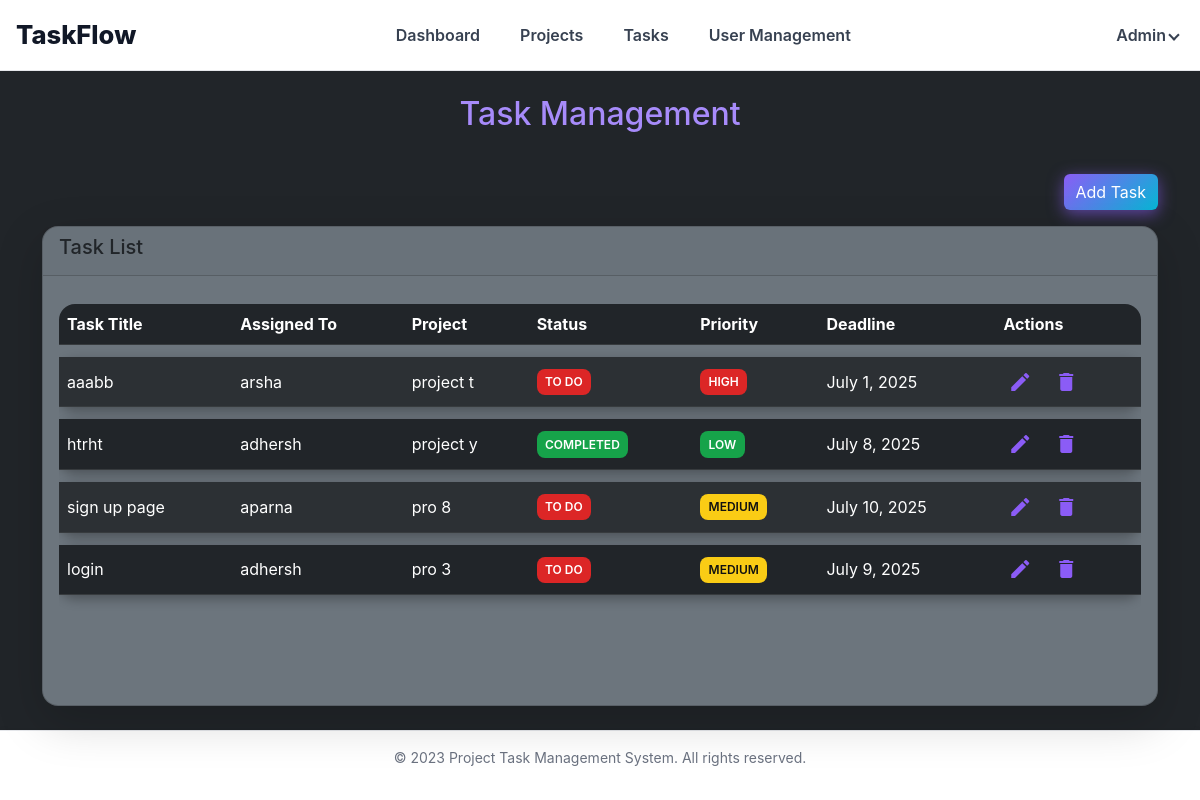
The page /admin_task/ on the database as committed earlier.
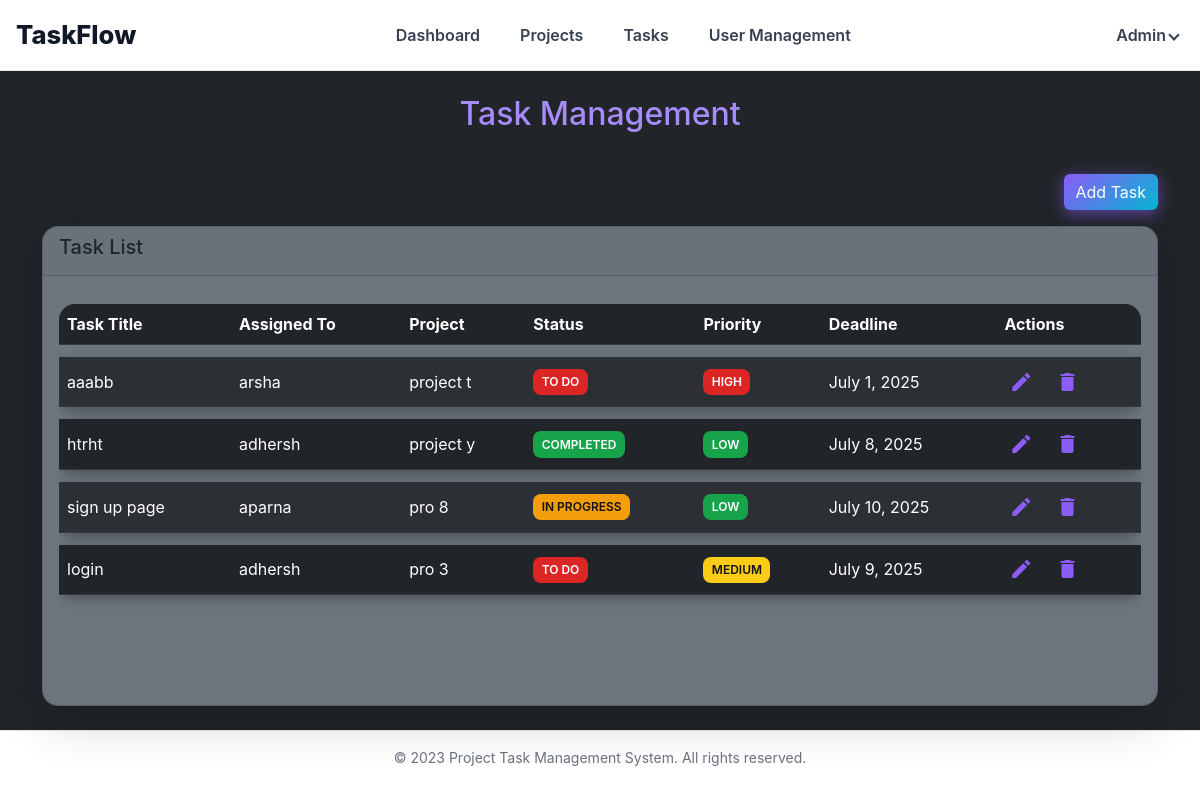
The same page on the database as committed later.
### taskflowapp/models.py (models this page shows, shortened)
class Task(models.Model):
    PRIORITY_CHOICES = [
        ('High', 'High'),
        ('Medium', 'Medium'),
        ('Low', 'Low'),
    ]
    STATUS_CHOICES = [
        ('To Do', 'To Do'),
        ('In Progress', 'In Progress'),
        ('Completed', 'Completed'),
    ]
    title = models.CharField(max_length=200)
    description = models.TextField(default='No description')
    deadline = models.DateField()
    priority = models.CharField(max_length=10, choices=PRIORITY_CHOICES)
    status = models.CharField(max_length=15, choices=STATUS_CHOICES)
    assigned_to = models.ForeignKey(User, on_delete=models.CASCADE)
    project = models.ForeignKey(Project, on_delete=models.CASCADE)

class User(models.Model):
    full_name = models.CharField(max_length=100)
    email = models.EmailField(unique=True)
    password = models.CharField(max_length=128)
    role = models.CharField(max_length=20)
    profile_picture = models.ImageField(upload_to='profile_pics/', blank=True, null=True)  # ✅ Add this

class Project(models.Model):
    name = models.CharField(max_length=200)
    description = models.TextField(default='No description')
    start_date = models.DateField(default=date.today)
    end_date = models.DateField(default=date.today)
    team_members = models.ManyToManyField(User)
    created_at = models.DateTimeField(auto_now_add=True)

### taskflowapp/views.py (the view, shortened to what this page needs)
# urls.py: path('admin_task/',views.admin_task,name='admin_task_page'),
def admin_task(request):
    users = User.objects.filter(role='Team Member')
    projects = Project.objects.all()
    tasks = Task.objects.select_related('assigned_to', 'project')
    return render(request, 'admin_task_page.html', {
        'users': users,
        'projects': projects,
        'tasks': tasks
    })

### taskflowapp/templates/admin_task_page.html (shortened to what this page needs)
{% load static %}
<!DOCTYPE html>
<html lang="en">
<head>
  <link rel="stylesheet" href="https://cdn.jsdelivr.net/npm/bootstrap@5.3.0/dist/css/bootstrap.min.css" />
  <link rel="stylesheet" href="{% static 'CSS/admin_task.css' %}" />
</head>
<body class="bg-dark text-light">
<header role="banner">
  <div class="logo" aria-label="Project Task Management Logo" tabindex="0">TaskFlow</div>
  <nav role="navigation" aria-label="Main navigation">
    <ul>
      <li><a href="{% url 'admin_dashboard'%}" aria-current="page">Dashboard</a></li>
      <li><a href="{% url 'admin_project_page'%}">Projects</a></li>
      <li><a href="{% url 'admin_task_page'%}">Tasks</a></li>
      <li><a href="{% url 'admin_user_manage_page'%}">User  Management</a></li>
    </ul>
  </nav>
  <div class="profile-menu" tabindex="0">
    <button class="profile-button" aria-haspopup="true" aria-expanded="false" aria-controls="profile-menu">
      Admin <span class="profile-arrow"></span>
    </button>
  </div>
</header>
  <div class="container my-4">
    <h2 class="text-center mb-4 text-purple">Task Management</h2>
    <div class="text-end mb-3">
      <button type="button" class="btn btn-gradient" data-bs-toggle="modal" data-bs-target="#addTaskModal">
        Add Task
      </button>
    </div>
    <div class="card bg-secondary rounded-4 shadow-lg">
      <div class="card-header">
        <h5>Task List</h5>
      </div>
      <div class="card-body">
        <div class="table-responsive">
          <table class="table table-dark table-striped align-middle rounded-3 user-table">
            <thead>
              <tr>
                <th>Task Title</th>
                <th>Assigned To</th>
                <th>Project</th>
                <th>Status</th>
                <th>Priority</th>
                <th>Deadline</th>
                <th>Actions</th>
              </tr>
            </thead>
            <tbody>
              {% for task in tasks %}
              <tr>
                <td>{{ task.title }}</td>
                <td>{{ task.assigned_to.full_name }}</td>
                <td>{{ task.project.name }}</td>
                <td>
  <span class="status-badge
    {% if task.status == 'To Do' %}status-todo
    {% elif task.status == 'In Progress' %}status-progress
    {% elif task.status == 'Completed' %}status-completed{% endif %}">
    {{ task.status }}
  </span>
</td>
<td>
  <span class="priority-badge
    {% if task.priority == 'High' %}priority-high
    {% elif task.priority == 'Medium' %}priority-medium
    {% elif task.priority == 'Low' %}priority-low{% endif %}">
    {{ task.priority }}
  </span>
</td>
                <td>{{ task.deadline }}</td>
                <td>
                  <button type="button" class="btn btn-icon btn-icon-edit me-2" title="Edit Task" data-bs-toggle="modal" data-bs-target="#editTaskModal{{ task.id }}">
                    <span class="material-icons">edit</span>
                  </button>
                  <a href="{% url 'delete_task' task.id %}" class="btn btn-icon btn-icon-delete" title="Delete Task" onclick="return confirm('Are you sure you want to delete this task?')">
                    <span class="material-icons">delete</span>
                  </a>
                </td>
              </tr>
              {% empty %}
              <tr><td colspan="7" class="text-center">No tasks found.</td></tr>
              {% endfor %}
            </tbody>
          </table>
        </div>
      </div>
    </div>
  </div>
 <footer class="footer">
    <div class="container">
      <p>&copy; 2023 Project Task Management System. All rights reserved.</p>
    </div>
  </footer>
</html>

Rows that differ between the two databases and show on the page:
changed Task "sign up page": status "TO DO" → "IN PROGRESS"; priority "MEDIUM" → "LOW"
